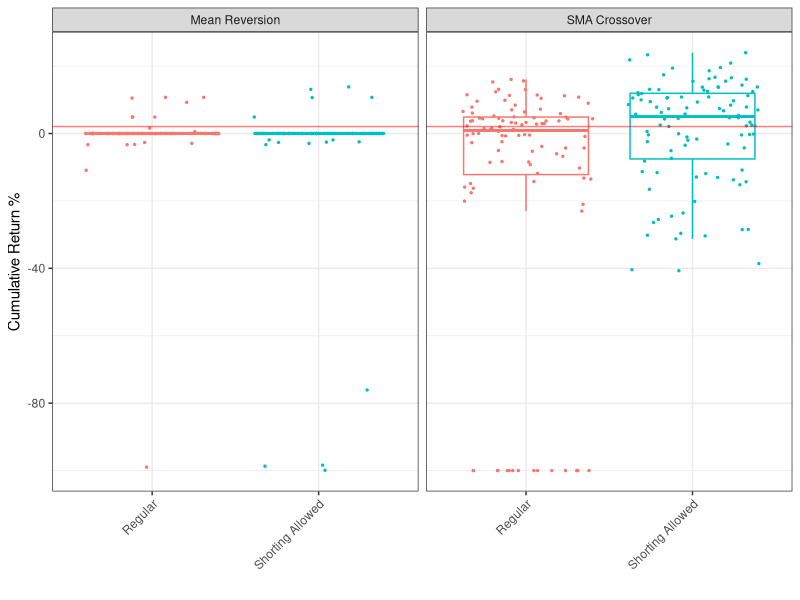
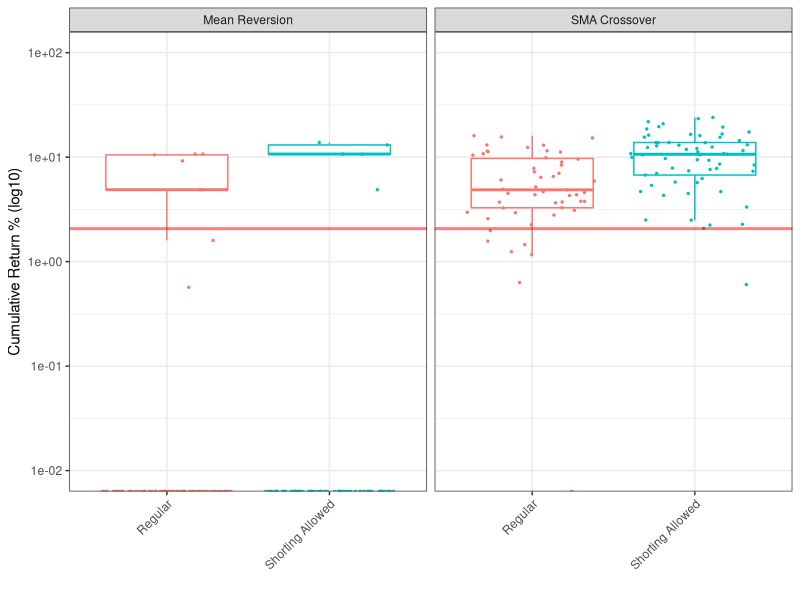
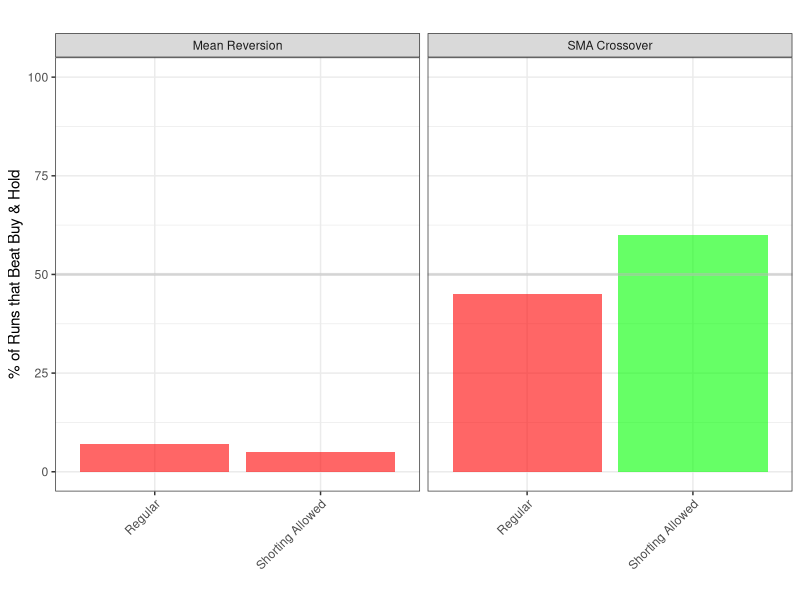
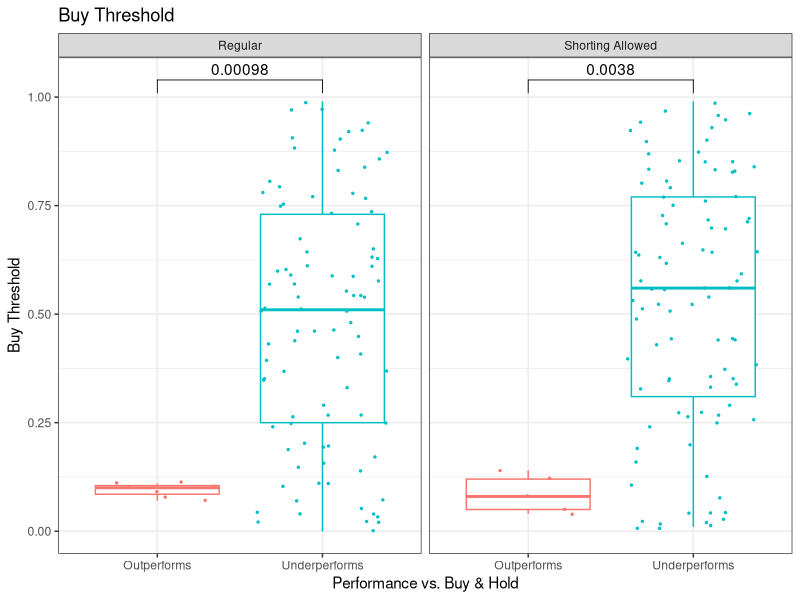
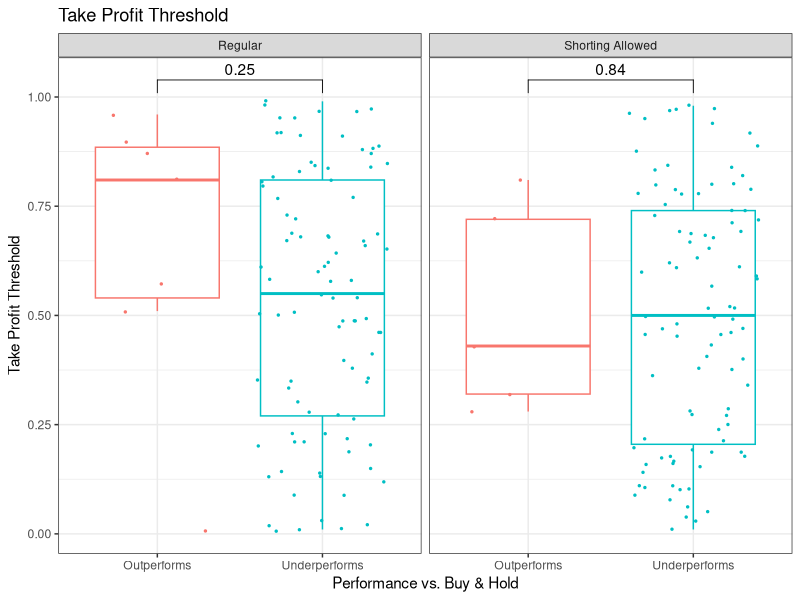
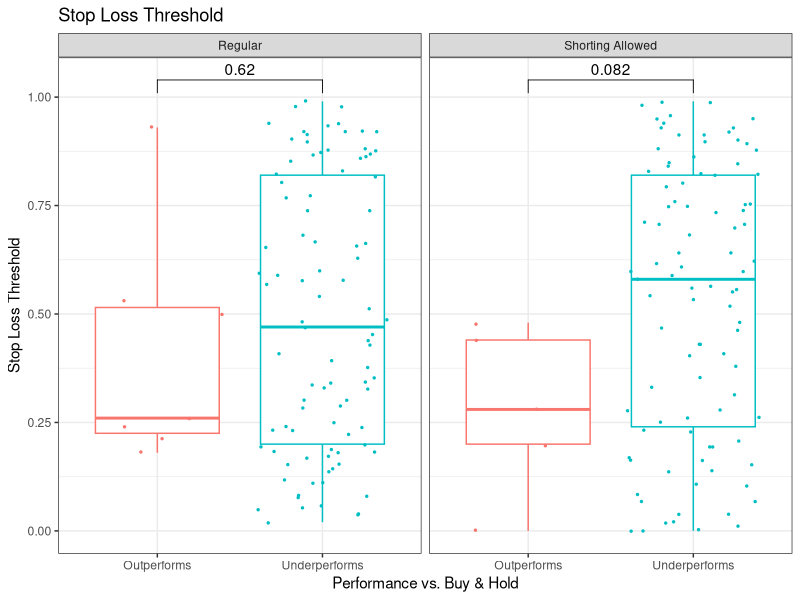
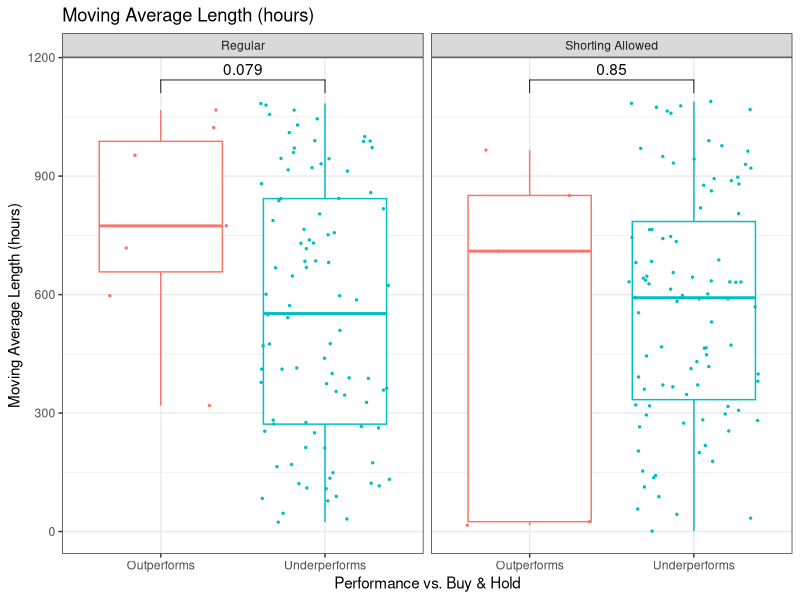
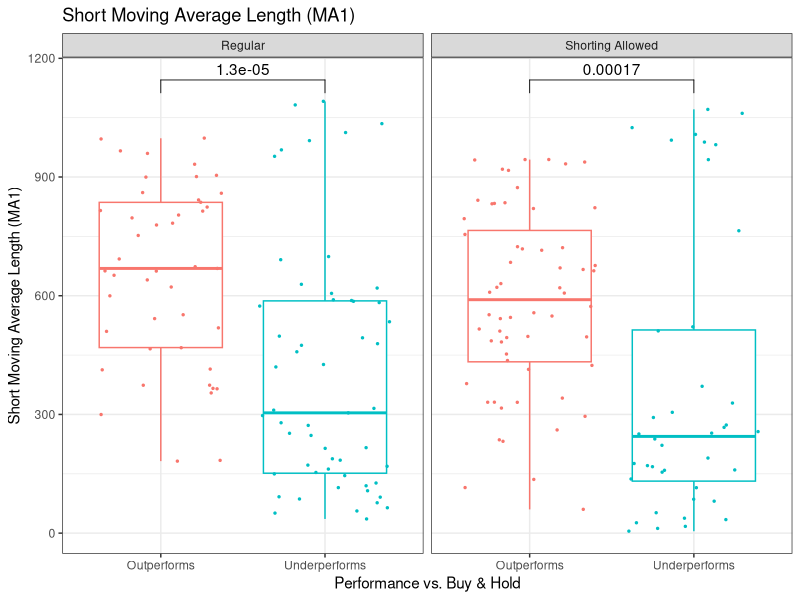

Write R code to recreate these figures, in order.
## ---- chunk 1
library(tidyverse)
library(magrittr)
## ---- chunk 2
df1 <- read_csv("run_output/mean_reversion_no_shorting_100_runs.csv")
df1$strategy <- "Mean Reversion"
df1$shorting <- FALSE

df2 <- read_csv("run_output/mean_reversion_shorting_allowed_100_runs.csv")
df2$strategy <- "Mean Reversion"
df2$shorting <- TRUE

df3 <- read_csv("run_output/sma_crossover_no_shorting_100_runs.csv")
df3$strategy <- "SMA Crossover"
df3$shorting <- FALSE

df4 <- read_csv("run_output/sma_crossover_shorting_allowed_100_runs.csv")
df4$strategy <- "SMA Crossover"
df4$shorting <- TRUE


#combine all datasets
all_data <- df1 %>% full_join(df2) %>% full_join(df3) %>% full_join(df4)
all_data
## ---- chunk 3
all_data %<>% mutate(shorting_label = case_when(
  shorting %in% c(FALSE) ~ "Regular",
  shorting %in% c(TRUE) ~ "Shorting"
)) %>% mutate(run_type = paste0(strategy, "_", shorting_label)) %>% select(-shorting_label)
## ---- chunk 4
all_data %<>% select(-`...1`, -profitable_quarters, -total_trades)
## ---- chunk 5
p1 <- all_data %>% mutate(shorting = case_when(
    shorting == FALSE ~ "Regular",
    shorting == TRUE ~ "Shorting Allowed"
  )) %>% ggplot(aes(x = shorting, y = cumulative_return*100, color=shorting)) + geom_boxplot(outlier.shape = NA) + geom_jitter(size=0.5) + theme_bw() + xlab("") + ylab("Cumulative Return %") + theme(legend.position = "none") +
  geom_hline(yintercept = 2.07, color = "red", size = 0.5, alpha = 0.5) + facet_grid(~ strategy) +
  theme(axis.text.x = element_text(angle = 45, hjust = 1), legend.position = "none") 
p1 
## ---- chunk 6
p2 <- all_data %>% mutate(shorting = case_when(
    shorting == FALSE ~ "Regular",
    shorting == TRUE ~ "Shorting Allowed"
  )) %>% ggplot(aes(x = shorting, y = cumulative_return*100, color=shorting)) + geom_boxplot(outlier.shape = NA) + geom_jitter(size=0.5) + theme_bw() + xlab("") + ylab("Cumulative Return % (log10)") + theme(legend.position = "none") + scale_y_log10() + coord_cartesian(ylim = c(0.01, 100)) +
  geom_hline(yintercept = 2.07, color = "red", size = 1, alpha = 0.5) + facet_grid(~ strategy) +
  theme(axis.text.x = element_text(angle = 45, hjust = 1), legend.position = "none")
p2
## ---- chunk 7
count_greater_than_threshold <- all_data %>%
  group_by(strategy, shorting) %>%
  summarise(count = sum(cumulative_return > 0.02075725)) %>% mutate(shorting = case_when(
    shorting == FALSE ~ "Regular",
    shorting == TRUE ~ "Shorting Allowed"
  )) 


p3 <- ggplot(count_greater_than_threshold, aes(x = shorting, y = count)) +
  geom_bar(stat = "identity", alpha = 0.6, aes(fill = ifelse(count > 50, "green", "red"))) +
  labs(x = "", y = "% of Runs that Beat Buy & Hold", title = "") +
  coord_cartesian(ylim = c(0, 100)) +
  theme_bw() +
  geom_hline(yintercept = 50, color = "grey", size = 1, alpha = 0.5) +
  theme(axis.text.x = element_text(angle = 45, hjust = 1), legend.position = "none") +
  scale_fill_manual(values = c("red" = "red", "green" = "green")) + facet_grid(~ strategy)

p3
## ---- chunk 8
all_data$greater_than_threshold <- ifelse(all_data$cumulative_return > 0.02075725, 1, 0)
## ---- chunk 9
plot_function <- function(all_data, y_col, y_label, scale_log = FALSE) {
  library(ggpubr)
  
  data_processed <- all_data %>%
    filter(strategy == "Mean Reversion") %>%
    mutate(
      run_label = case_when(
        greater_than_threshold == 0 ~ "Underperforms",
        greater_than_threshold == 1 ~ "Outperforms"
      ),
      shorting = case_when(
        shorting == TRUE ~ "Shorting Allowed",
        shorting == FALSE ~ "Regular"
      )
    )
  
  plot <- data_processed %>%
    ggplot(aes(x = run_label, y = !!sym(y_col), color = run_label)) +
    geom_boxplot(outlier.shape = NA) +
    geom_jitter(size = 0.5) +
    theme_bw() +
    xlab("Performance vs. Buy & Hold") +
    ylab(y_label) +
    theme(legend.position = "none") +
    ggtitle(y_label) +
    stat_compare_means(comparisons = list(c("Underperforms", "Outperforms"))) +
    facet_grid(~ shorting)
  
  if (scale_log) {
    plot <- plot + scale_y_log10()
  }
  
  return(plot)
}

# Now you can use this function for any column in your dataset

p4 <- plot_function(all_data, "buy_threshold", "Buy Threshold")
p5 <- plot_function(all_data, "take_profit_threshold", "Take Profit Threshold")
p6 <- plot_function(all_data, "stop_loss_threshold", "Stop Loss Threshold")
p7 <- plot_function(all_data, "ma", "Moving Average Length (hours)")

p4
p5
p6
p7
## ---- chunk 10
plot_function <- function(all_data, y_col, y_label, scale_log = FALSE) {
  library(ggpubr)
  
  data_processed <- all_data %>%
    filter(strategy == "SMA Crossover") %>%
    mutate(
      run_label = case_when(
        greater_than_threshold == 0 ~ "Underperforms",
        greater_than_threshold == 1 ~ "Outperforms"
      ),
      shorting = case_when(
        shorting == TRUE ~ "Shorting Allowed",
        shorting == FALSE ~ "Regular"
      )
    )
  
  plot <- data_processed %>%
    ggplot(aes(x = run_label, y = !!sym(y_col), color = run_label)) +
    geom_boxplot(outlier.shape = NA) +
    geom_jitter(size = 0.5) +
    theme_bw() +
    xlab("Performance vs. Buy & Hold") +
    ylab(y_label) +
    theme(legend.position = "none") +
    ggtitle(y_label) +
    stat_compare_means(comparisons = list(c("Underperforms", "Outperforms"))) +
    facet_grid(~ shorting)
  
  if (scale_log) {
    plot <- plot + scale_y_log10()
  }
  
  return(plot)
}

# Now you can use this function for any column in your dataset

p8 <- plot_function(all_data, "ma1_length", "Short Moving Average Length (MA1)")
p9 <- plot_function(all_data, "ma2_length", "Long Moving Average Length (MA2)")

p8
p9
